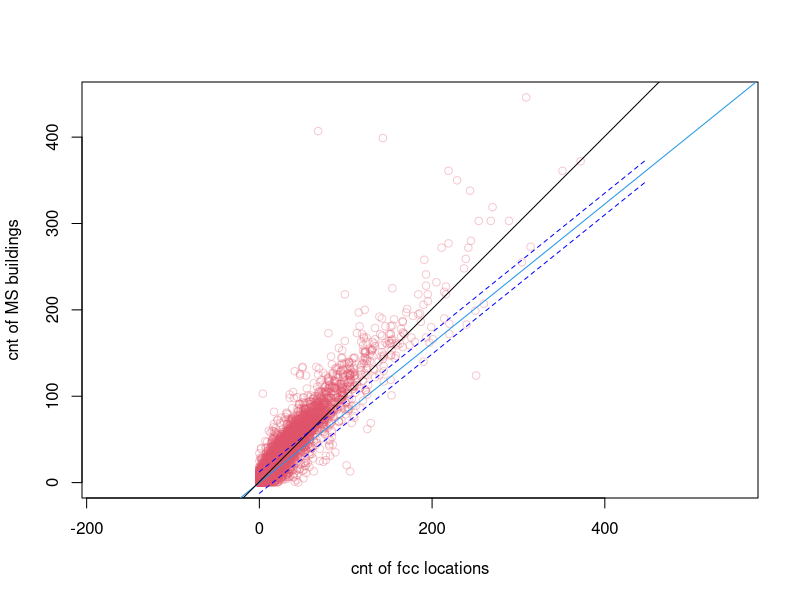
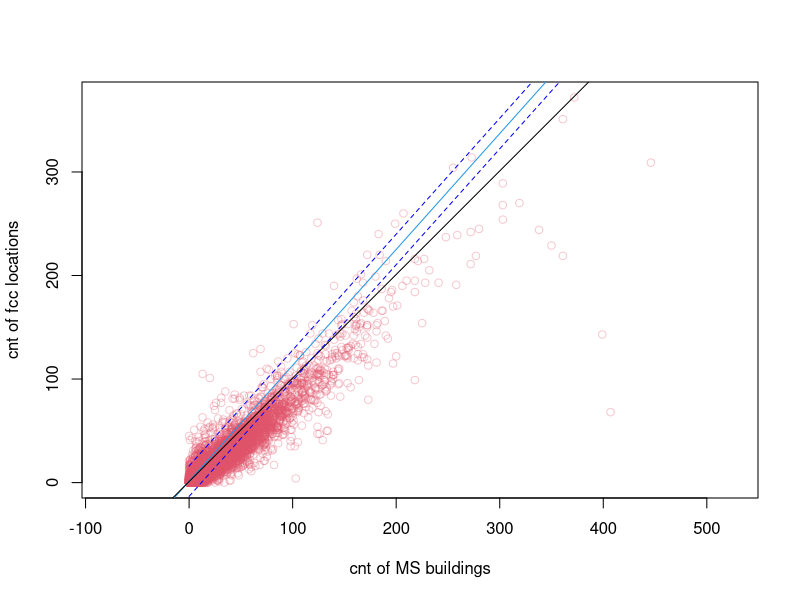

Source code (R) for these figures, in order:
## ---- chunk 1
#| label: quick lm model for bsl tot_loc ~ cnt_ms
#| warning: false
vt <- read.csv("data/vt_ms.csv")
vt$tot_loc <-as.numeric(vt$tot_loc) 
vt$tot_loc <- ifelse(is.na(vt$tot_loc), 0, vt$tot_loc)

lm_loc <- lm(tot_loc ~  cnt_ms , data = vt)
pot_val2 <- seq(min(vt$cnt_ms), max(vt$cnt_ms), by = 0.025)
conf_interval <- predict(lm_loc, newdata = data.frame( cnt_ms = pot_val2) ,
						 interval = "prediction", level = 0.95)

plot(vt$tot_loc, vt$cnt_ms,  col = "#DF536B50", asp = 1, 
ylab = "cnt of MS buildings", xlab = "cnt of fcc locations") 
abline(lm_loc, col = 4)
abline(1:500, 1:500, col = "black")
lines(pot_val2, conf_interval[, "lwr"], col = "blue", lty = 2)
lines(pot_val2, conf_interval[, "upr"], col =" blue", lty = 2)
## ---- chunk 2
#| label: quick lm model for bsl cnt_ms ~ tot_loc
#| warning: false
lm_ms <- lm(cnt_ms ~ tot_loc, data = vt)
pot_val <- seq(min(vt$tot_loc), max(vt$tot_loc), by = 0.025)
conf_interval <- predict(lm_ms, newdata = data.frame( tot_loc = pot_val) ,
						 interval = "prediction", level = 0.95)

plot(vt$cnt_ms, vt$tot_loc,  col = "#DF536B50", asp = 1, 
xlab = "cnt of MS buildings", ylab = "cnt of fcc locations") 
abline(lm_ms, col = 4)
abline(1:500, 1:500, col = "black")
lines(pot_val, conf_interval[, "lwr"], col = "blue", lty = 2)
lines(pot_val, conf_interval[, "upr"], col =" blue", lty = 2)
